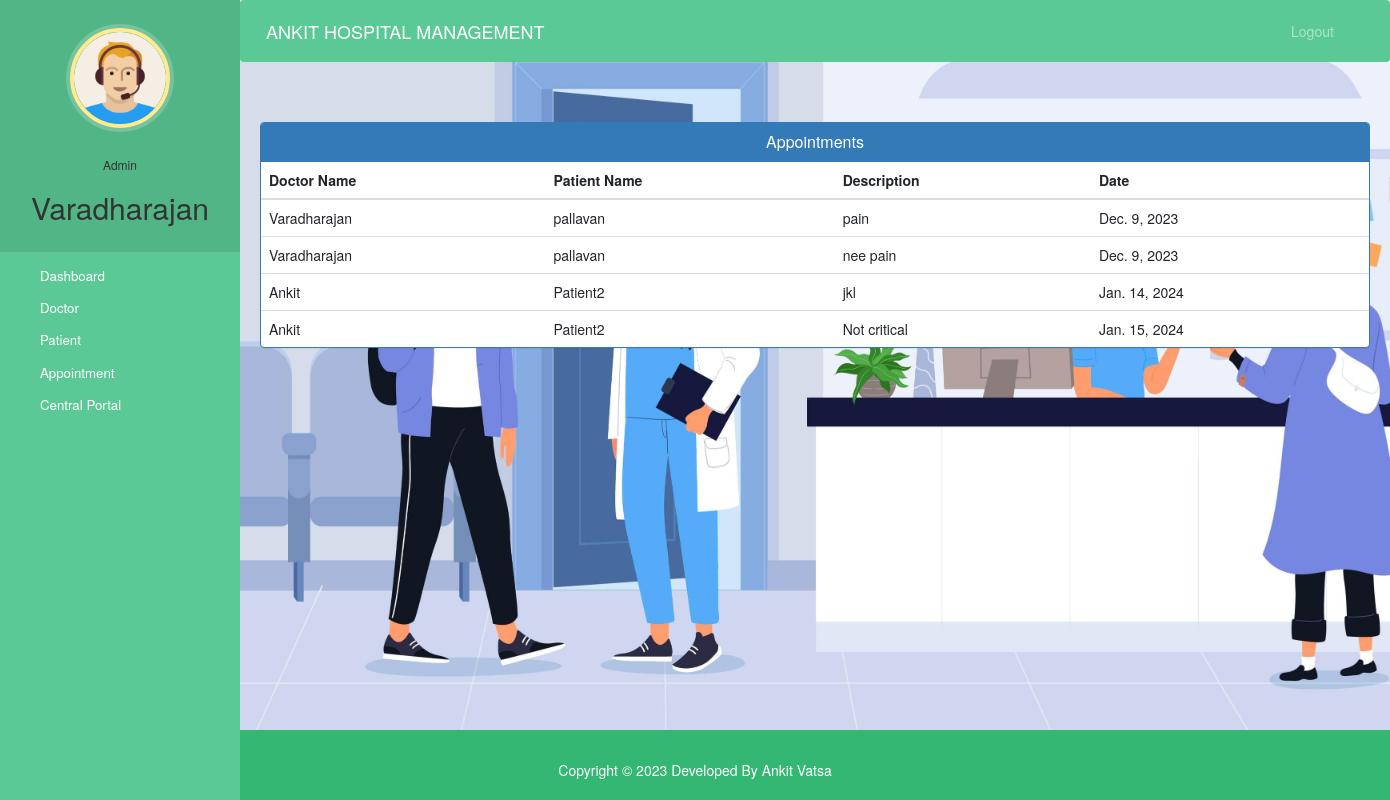
/admin-view-appointment (signed in), run on the app's committed database.
### hospital/models.py (models this page shows)
class Appointment(models.Model):
    patientId=models.PositiveIntegerField(null=True)
    doctorId=models.PositiveIntegerField(null=True)
    patientName=models.CharField(max_length=40,null=True)
    doctorName=models.CharField(max_length=40,null=True)
    appointmentDate=models.DateField(auto_now=True)
    description=models.TextField(max_length=500)
    status=models.BooleanField(default=False)

### hospital/views.py (the view)
# urls.py: path('admin-view-appointment', views.admin_view_appointment_view,name='admin-view-appointment'),
@login_required(login_url='adminlogin')
@user_passes_test(is_admin)
def admin_view_appointment_view(request):
    appointments=models.Appointment.objects.all().filter(status=True)
    return render(request,'hospital/admin_view_appointment.html',{'appointments':appointments})

### hospital/views.py (called while the page is built)
def is_admin(user):
    return user.groups.filter(name='ADMIN').exists()

### templates/hospital/admin_view_appointment.html (shortened to what this page needs)
{% extends 'hospital/admin_base.html' %}
{% block content %}
<head>
  <link href="//netdna.bootstrapcdn.com/bootstrap/3.0.0/css/bootstrap.min.css" rel="stylesheet" id="bootstrap-css">
</head>
<div class="container">
  <div class="panel panel-primary">
    <div class="panel-heading">
      <h6 class="panel-title">Appointments</h6>
    </div>
    <table class="table table-hover" id="dev-table">
      <thead>
        <tr>
          <th>Doctor Name</th>
          <th>Patient Name</th>
          <th>Description</th>
          <th>Date</th>
        </tr>
      </thead>
      {% for a in appointments %}
      <tr>
        <td> {{a.doctorName}}</td>
        <td>{{a.patientName}}</td>
        <td>{{a.description}}</td>
        <td>{{a.appointmentDate}}</td>
      </tr>
      {% endfor %}
    </table>
  </div>
</div>
{% endblock content %}

### templates/hospital/admin_base.html (shortened to what this page needs)
<!DOCTYPE html>
{% load static %}
<html lang="en">
<head>
  <link rel="stylesheet" href="https://stackpath.bootstrapcdn.com/bootstrap/4.3.1/css/bootstrap.min.css">
  <link rel="stylesheet" href="https://maxcdn.bootstrapcdn.com/font-awesome/4.7.0/css/font-awesome.min.css">
  <link rel="stylesheet" href="{% static '/style.css' %}">
</head>
<body>
<div class="back-image">
  <nav class="menu" tabindex="0">
    <header class="avatar">
      <img src="{% static "images/adminpropic.png" %}" />
      <br><br>
      <h6>Admin</h6>
      <h2>{{request.user.first_name}}</h2>
    </header>
    <ul>
      <li tabindex="0" class="icon-dashboard"> <a style="color:white; text-decoration:none;" href="/admin-dashboard"><span>Dashboard</span></a> </li>
      <li tabindex="0" class="icon-customers"> <a style="color:white; text-decoration:none;" href="/admin-doctor"><span>Doctor</span></a></li>
      <li tabindex="0" class="icon-users"> <a style="color:white; text-decoration:none;" href="/admin-patient"><span>Patient</span></a></li>
      <li tabindex="0" class="icon-calendar"> <a style="color:white; text-decoration:none;" href="/admin-appointment"><span>Appointment</span></a></li>
      <li tabindex="0" class="icon-calendar"> <a style="color:white; text-decoration:none;" href="/admin-central"><span>Central Portal</span></a></li>
    </ul>
  </nav>
  <main>
    <div class="bs-example">
      <nav class="navbar navbar-expand-md  navbar-dark fixed-top" style="background:#5bc995;">
        <a href="/admin-dashboard" class="navbar-brand">ANKIT HOSPITAL MANAGEMENT</a>
        <div class="collapse navbar-collapse justify-content-between" id="navbarCollapse">
          <div class="navbar-nav" style=" margin-left: 90%;">
            <a href="/logout" class="nav-item nav-link">Logout</a>
          </div>
        </div>
      </nav>
    </div>
    <br><br>
    {% block content %}
    {% endblock content %}
    <br><br><br><br>
  </main>
</div>
{% include "hospital/footer.html" %}
</body>
</html>

### static/style.css (style rules this page uses)
body { padding-left: 240px; }
main { position: relative; height: 100vh; }
.menu { background: #5bc995; height: 100vh; width: 240px; position: fixed; top: 0px; left: 0; z-index: 5; outline: none; }
.menu .avatar { background: rgba(0, 0, 0, 0.1); padding: 2em 0.5em; text-align: center; }
.menu .avatar img { width: 100px; border-radius: 50%; overflow: hidden; border: 4px solid #ffea92; box-shadow: 0 0 0 4px rgba(255, 255, 255, 0.2); }
.menu .avatar h2 { font-weight: normal; margin-bottom: 0; }
.menu ul { list-style: none; padding: 0.5em 0; margin: 0; }
.menu ul li { padding: 0.5em 1em 0.5em 3em; font-size: 0.95em; font-weight: regular; background-repeat: no-repeat; background-position: left 15px center; background-size: auto 20px; transition: all 0.15s linear; cursor: pointer; }
.menu ul li.icon-dashboard { background-image: url("http://www.entypo.com/images//gauge.svg"); }
.menu ul li.icon-customers { background-image: url("http://www.entypo.com/images//briefcase.svg"); }
.menu ul li.icon-users { background-image: url("http://www.entypo.com/images//users.svg"); }
.menu ul li.icon-calendar { background-image: url("http://www.entypo.com/images//calendar.svg"); }

### templates/hospital/admin_view_appointment.html (style rules this page uses)
a:link { text-decoration: none; }
h6 { text-align: center; }

### data on the page
Appointment: doctorName "Varadharajan", patientName "pallavan", description "pain", appointmentDate "Dec. 9, 2023"
Appointment: doctorName "Varadharajan", patientName "pallavan", description "nee pain", appointmentDate "Dec. 9, 2023"
Appointment: doctorName "Ankit", patientName "Patient2", description "jkl", appointmentDate "Jan. 14, 2024"
Appointment: doctorName "Ankit", patientName "Patient2", description "Not critical", appointmentDate "Jan. 15, 2024"

### other printed values
{{ request.user.first_name }} "Varadharajan"
